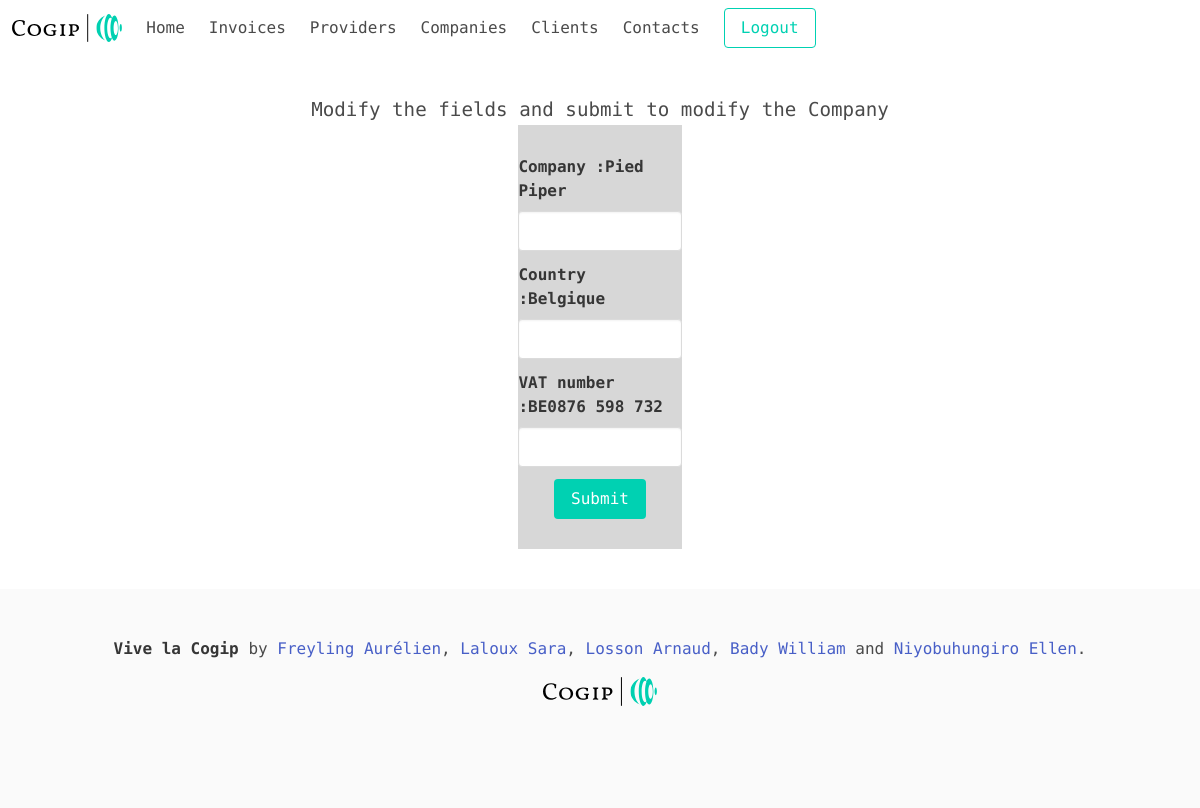
Page /index.php?route=modifyCompanies&id=12 (signed in) on the committed database.
### tables this page shows
CREATE TABLE IF NOT EXISTS `companies` (
  `id` int(11) NOT NULL AUTO_INCREMENT,
  `name` varchar(255) NOT NULL,
  `country` varchar(255) NOT NULL,
  `VAT_number` varchar(255) NOT NULL,
  `type_id` int(11) DEFAULT NULL,
  PRIMARY KEY (`id`),
  KEY `type_id` (`type_id`)
);

### controllers/modifyCompanyController.php (called while the page is built, shortened)
<?php
require 'models/modifyCompanyModel.php';
class ModifyCompanyController
{
    public function displaySelectedCompany($pdo)
    {
        $id = $_GET['id'];
        $company = new ModifyCompany($pdo);
        $selectedCompany = $company->getSelectedCompany($id);
        require 'views/modifyCompany.php';
    }
}

### models/modifyCompanyModel.php (called while the page is built, shortened)
<?php
class ModifyCompany
{
    private $connexion;
    public function __construct(\PDO $pdo)
    {
        $this->connexion = $pdo;
    }
    public function getSelectedCompany($id)
    {
        return $this->connexion->query("SELECT name, VAT_number, country FROM companies
         WHERE id=$id")->fetchAll();
    }
}

### views/modifyCompany.php (the view, shortened to what this page needs)
<?php
require 'views/header.php';
?>
<main class="container is-fluid main-container">
    <article class="level">
        <h1 class="level-item has-text-centered">
            Modify the fields and submit to modify the Company
        </h1>
        <section>
            <form action="index.php?route=home" method="post" class="form">
                <div class=" field">
                    <label class="label" name="companyName">Company :<?php foreach ($selectedCompany as $company) {
                                                                            echo $company['name']; ?>
                    </label>
                    <div class="control">
                        <input class="input" type="text" name="companyName">
                    </div>
                </div>
                <div class="field">
                    <label class="label" name="country">Country :<?php echo $company['country']; ?> </label>
                    <div class="control">
                        <input class="input" type="text" name="country">
                    </div>
                </div>
                <div class="field">
                    <label class="label" name="VATNumber">VAT number :<?php echo $company['VAT_number'];
                                                                        } ?> </label>
                    <div class="control">
                        <input class="input" type="text" name="VATNumber">
                    </div>
                </div>
                <div class="field is-grouped">
                    <div class="control">
                        <button class="button is-link" name="formModifyCompany">Submit</button>
                    </div>
                </div>
        </section>
    </article>
</main>
<?php
require 'views/footer.php'; ?>

### assets/css/style.css (style rules this page uses)
.main-container { height: auto; }
.main-container article { -webkit-box-orient: vertical; -webkit-box-direction: normal; -ms-flex-direction: column; flex-direction: column; font-family: 'M PLUS 1 Code', sans-serif; margin-top: 5vh; font-size: 1.2rem; }
.field { display: -webkit-box; display: -ms-flexbox; display: flex; -webkit-box-orient: vertical; -webkit-box-direction: normal; -ms-flex-direction: column; flex-direction: column; -webkit-box-align: center; -ms-flex-align: center; align-items: center; -ms-flex-line-pack: center; align-content: center; font-family: 'M PLUS 1 Code', sans-serif; }
.form { background-color: #d7d7d7; width: 60%; display: block; margin-left: auto; margin-right: auto; padding-top: 30px; padding-bottom: 30px; }
.is-link { background-color: #00D1B2 !important; color: white !important; font-family: 'M PLUS 1 Code', sans-serif; }

### rows in the picture
companies: name "Pied Piper", country "Belgique", VAT_number "BE0876 598 732"
